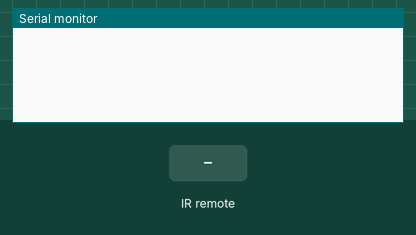
This sketch was run on a simulated Arduino Uno, built with avr-gcc and run on an emulated ATmega328P. Shown: the last lines printed to the serial monitor. The test bench sets the inputs (shaded band).

Above: at 1.2 s.
1.3 s: infrared code 0xFF30CF received
At 2.3 s:
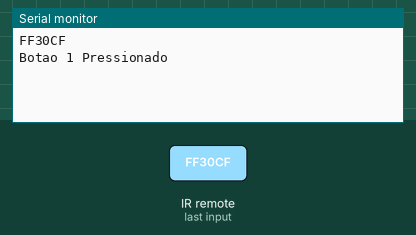
2.8 s: infrared code 0xFF18E7 received
At 3.5 s:
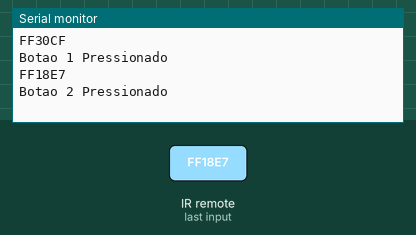

The sketch:

teste_acionamentocarga.ino
```cpp
#include <IRremote.h>
const int RECV_PIN = 11;
IRrecv irrecv(RECV_PIN);
decode_results results;
void setup()
{
Serial.begin(9600);
irrecv.enableIRIn(); //começa a receber
}
void loop() {
if (irrecv.decode(&results)) {
Serial.println(results.value, HEX);
if (results.value == 0xFF30CF){
Serial.println("Botao 1 Pressionado");
}
if (results.value == 0xFF18E7){
Serial.println("Botao 2 Pressionado");
}
irrecv.resume(); // Recebe o próximo valor
}
}
```

Measured:
- after the input at 1.3 s, the serial monitor: prints a new line at once (image 1)
- after the input at 2.8 s, the serial monitor: prints a new line at once (image 2)
